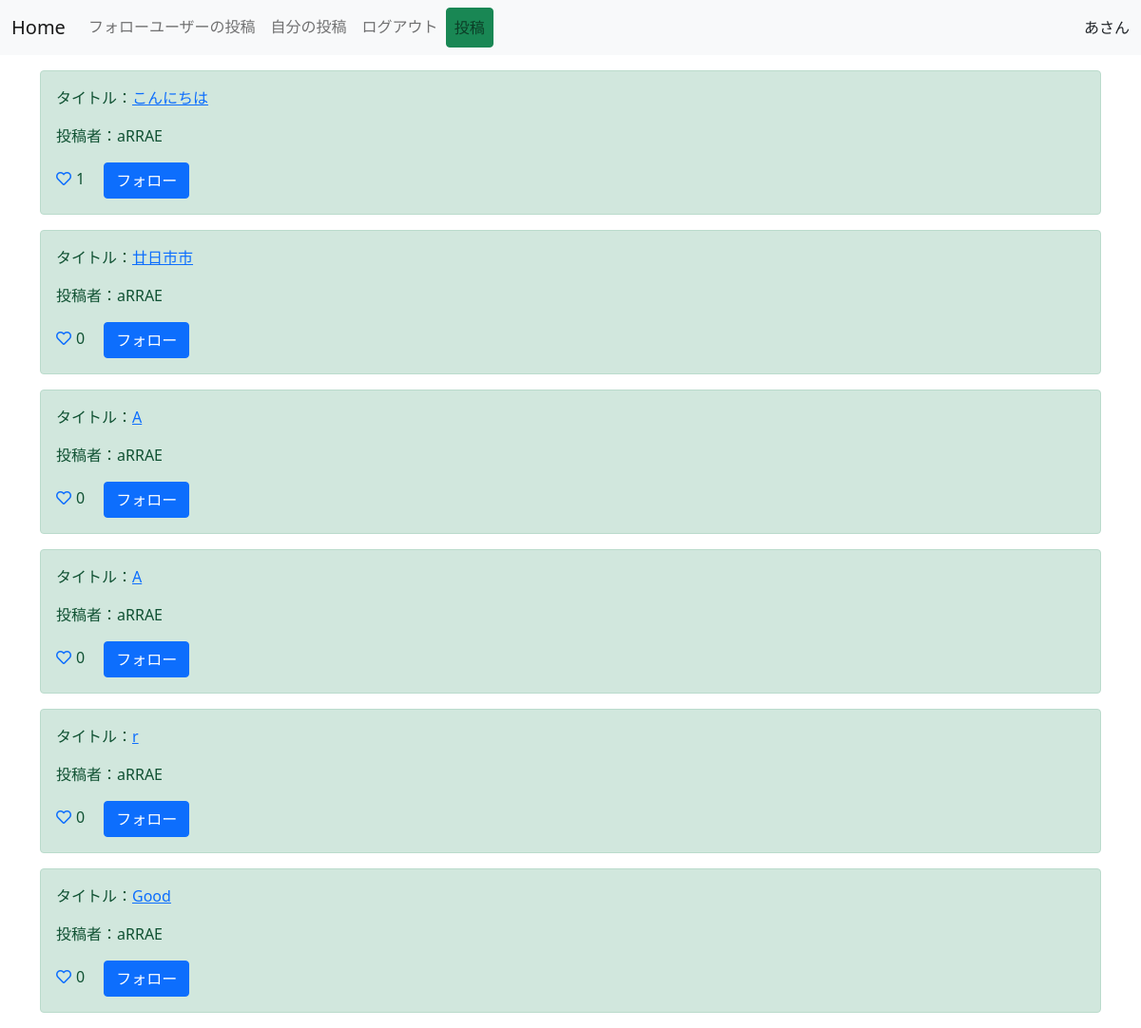
The app's page / (signed in) with its own data.
### snsapp/models.py (models this page shows, shortened)
class Post(models.Model):
    title = models.CharField(max_length=100)
    content = models.TextField()
    user = models.ForeignKey(User, on_delete=models.CASCADE)
    like = models.ManyToManyField(User, related_name='related_post', blank=True)
    created_at = models.DateTimeField(auto_now_add=True)
    class Meta:
        ordering = ["-created_at"]

### snsapp/views.py (the view)
# urls.py: path('', Home.as_view(), name='home'),
class Home(LoginRequiredMixin, ListView):
    model = Post
    template_name = 'list.html'
    def get_queryset(self):
        return Post.objects.exclude(user=self.request.user)
    def get_context_data(self, *args, **kwargs):
        context = super().get_context_data(*args, **kwargs)
        context['connection'] = Connection.objects.get_or_create(user=self.request.user)
        return context

### templates/list.html
{% extends 'base.html' %}
{% load static %}
{% block customcss %}
    <link rel="stylesheet" href="{% static 'style.css' %}">
{% endblock customcss %}
{% block content %}
<div class="container mt-3">
    {% for item in object_list %}
    <div class="alert alert-success" role="alert">
        <p>タイトル：<a href="{% url 'detail' item.pk %}">{{item.title}}</a></p>
        <p>投稿者：{{item.user.username}}</p>
        {% if request.user in item.like.all %}
        <a href="{% url 'like-home' item.pk %}" class="like-btn add-color" tabindex="-1" role="button" aria-disabled="true"><i class="fas fa-heart"></i></a>{{item.like.count}}
        {% else %}
        <a href="{% url 'like-home' item.pk %}" class="like-btn" tabindex="-1" role="button" aria-disabled="true"><i class="far fa-heart"></i></a>{{item.like.count}}
        {% endif %}
        {% if item.user in connection.0.following.all %}
        <a href="{% url 'follow-home' item.pk %}" class="btn btn-danger ms-3" tabindex="-1" role="button" aria-disabled="true">フォロー解除</a>
        {% else %}
        <a href="{% url 'follow-home' item.pk %}" class="btn btn-primary ms-3" tabindex="-1" role="button" aria-disabled="true">フォロー</a>
        {% endif %}
    </div>
    {% endfor %}
</div>
{% endblock content %}

### templates/base.html (shortened to what this page needs)
{% load static %}
<!doctype html>
<html lang="ja">
  <head>
    <link href="https://cdn.jsdelivr.net/npm/bootstrap@5.0.0-beta3/dist/css/bootstrap.min.css" rel="stylesheet">
    <link rel="stylesheet" href="https://use.fontawesome.com/releases/v5.15.1/css/all.css">
    {% block customcss %}
    {% endblock customcss %}
  </head>
  <body>
    <nav class="navbar navbar-expand-lg navbar-light bg-light mb-3">
        <div class="container-fluid">
          <a class="navbar-brand" href="{% url 'home' %}">Home</a>
          <div class="collapse navbar-collapse" id="navbarNavAltMarkup">
            <div class="navbar-nav">
              <a class="nav-link" href="{% url 'follow-list' %}">フォローユーザーの投稿</a>
              <a class="nav-link" href="{% url 'mypost' %}">自分の投稿</a>
              <a class="nav-link" href="/accounts/logout/">ログアウト</a>
              <a class="nav-link btn btn-success" href="{% url 'create' %}" role="button">投稿</a>
            </div>
          </div>
          <div>
            {{request.user.username}}さん
          </div>
        </div>
      </nav>
      {% block content %}
      {% endblock content %}
  </body>
</html>

### static/style.css (style rules this page uses)
.like-btn { display: inline-block; margin-right: 5px; }

### records on screen
Post: title "こんにちは", user.username "aRRAE", like.count "1", shows "フォロー"
Post: title "廿日市市", user.username "aRRAE", like.count "0", shows "フォロー"
Post: title "A", user.username "aRRAE", like.count "0", shows "フォロー"
Post: title "A", user.username "aRRAE", like.count "0", shows "フォロー"
Post: title "r", user.username "aRRAE", like.count "0", shows "フォロー"
Post: title "Good", user.username "aRRAE", like.count "0", shows "フォロー"

### other values on screen
{{ request.user.username }} "あ"
